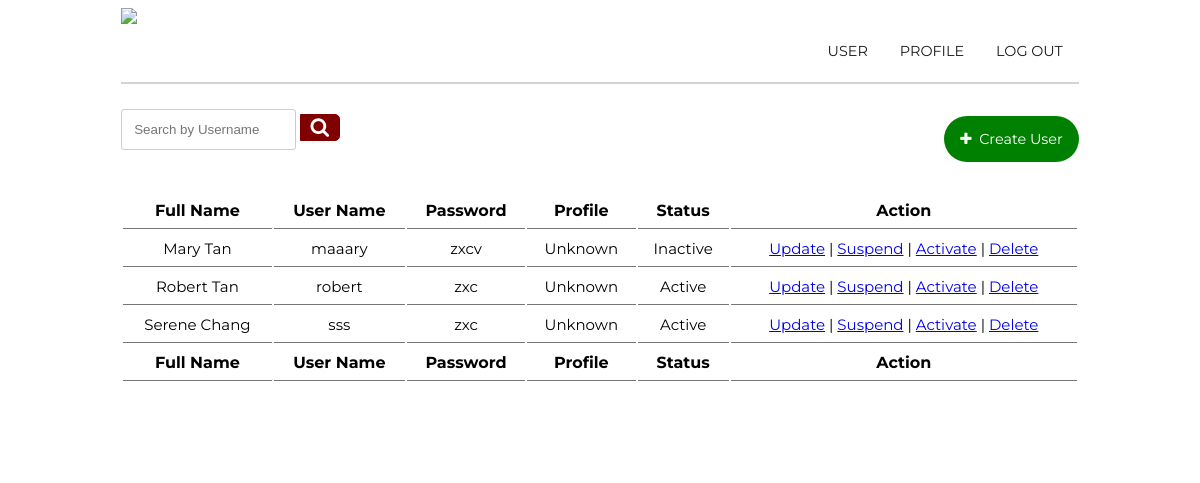
The page /Boundary/SystemAdmin/viewUserAccount.php on the database as committed earlier.
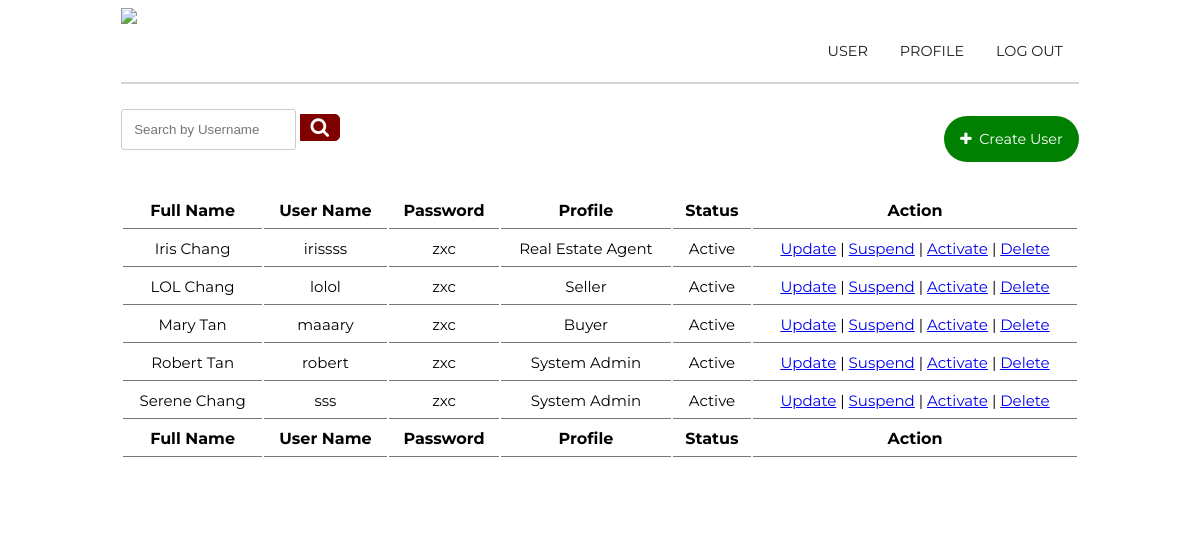
The same page on the database as committed later.
### tables this page shows
CREATE TABLE `users` (
  `user_id` int(10) NOT NULL,
  `user_fullname` varchar(20) NOT NULL,
  `username` varchar(20) NOT NULL,
  `password` varchar(20) NOT NULL,
  `user_status` varchar(50) NOT NULL DEFAULT 'Active',
  `user_profile` int(10) NOT NULL DEFAULT 1
);

### config.php (called while the page is built, shortened)
<?php
class DB {
  function __construct() {
      $this->conn = mysqli_connect(HOST, USER, PASS, DB);
  }
}
?>

### Entity/userAccount.php (called while the page is built, shortened)
<?php
include_once(__DIR__ . "/../config.php");
class UserAccount
{
    public function viewUserAccount(): array
    {
        $conn = mysqli_connect(HOST, USER, PASS, DB);
        $query = "SELECT * FROM users ORDER BY username ASC";
        $result = mysqli_query($conn, $query);
        $userAccounts = array();
        if ($result) {
            while ($res = mysqli_fetch_array($result)) {
                $userAccount = array();
                $userAccount['user_id'] = $res['user_id'];
                $userAccount['user_fullname'] = $res['user_fullname'];
                $userAccount['username'] = $res['username'];
                $userAccount['password'] = $res['password'];
                $userAccount['user_status'] = $res['user_status'];
                $userAccount['user_profile'] = $res['user_profile'];
                $userAccounts[] = $userAccount;
            }
        }
        return $userAccounts;
    }
}

### Controller/SystemAdmin/viewUserAccountController.php (called while the page is built)
<?php
include_once("../../Entity/UserAccount.php");
class viewUserAccountController
{
    public function viewUserAccount(): array
    {
        $vua = new UserAccount();
        $results = $vua->viewUserAccount();
        return $results;
    }
}

### Boundary/SystemAdmin/viewUserAccount.php (the view, shortened to what this page needs)
<?php
include_once("../../Controller/SystemAdmin/viewUserAccountController.php");
$userAccountController = new viewUserAccountController();
$userAccount = $userAccountController->viewUserAccount();
function getProfileName($profileId) {
    $profiles = [
        1 => 'System Admin',
        2 => 'Real Estate Agent',
        3 => 'Seller',
        4 => 'Buyer'
    ];
    return isset($profiles[$profileId]) ? $profiles[$profileId] : 'Unknown';
}
?>
<!DOCTYPE html>
<html>
<head>
    <link rel="stylesheet" href="../../css/ua_style.css">
    <link rel="stylesheet" href="https://cdnjs.cloudflare.com/ajax/libs/font-awesome/4.7.0/css/font-awesome.min.css">
</head>
<body>
    <div class="white-box">
        <section>
            <div class="navbar">
                <a href="viewUserAccount.php"><img src="../../img/logo.jpg"  style="width: 200px; height: auto;" ></a>
                <div class="topnav">
                    <a href="../../index.php">LOG OUT</a>
                    <a href="viewUserProfile.php">PROFILE</a>
                    <a href="viewUserAccount.php">USER</a>
                </div>
            </div>
        </section>
        <hr>
        <br>
        <br>
        <div class="container1" style="margin-top: -3%; margin-bottom: 3%; ">
            <div class="search">
                <form method="POST">
                    <div class="search-bar">
                        <input type="text" class="searchTerm" name="search" placeholder="Search by Username" style="height:100%; width:60%; margin-top: -5%;">
                        <button type="submit" class="searchButton" style="margin-top: -5%;">
                            <i class="fa fa-search"></i>
                        </button>
                    </div>
                </form>
            </div>
            <div class="topnav" style="margin-top: 1%;">
                <a1 onclick="location.href='createUserAccount.php';" style="margin-left: 5%;">
                    <i class="fa fa-plus" aria-hidden="true"></i>&nbsp;&nbsp;Create User
                </a1>
            </div>
        </div>
        <table id="profileTable" class="RRtable" style="width:100%">
            <thead>
                <tr>
                    <th>Full Name</th>
                    <th>User Name</th>
                    <th>Password</th>
                    <th>Profile</th>
                    <th>Status</th>
                    <th>Action</th>
                </tr>
            </thead>
            <tbody>
                <?php foreach ($userAccount as $user) { ?>
                    <tr>
                        <td><?php echo $user['user_fullname']; ?></td>
                        <td><?php echo $user['username']; ?></td>
                        <td><?php echo $user['password']; ?></td>
                        <td><?php echo getProfileName($user['user_profile']); ?></td>
                        <td><?php echo $user['user_status']; ?></td>
                        <td>
                            <a href="updateUserAccount.php?user_id=<?php echo $user['user_id']; ?>&user_fullname=<?php echo $user['user_fullname']; ?>&username=<?php echo $user['username']; ?>&password=<?php echo $user['password']; ?>&user_profile=<?php echo $user['user_profile']; ?>">Update</a> |
                            <a href="suspendUserAccount.php?user_id=<?php echo $user['user_id']; ?>&suspend_success=true" onClick="return confirm('Are you sure you want to suspend?')">Suspend</a> |
                            <a href="activateUserAccount.php?user_id=<?php echo $user['user_id']; ?>&activate_success=true" onClick="return confirm('Are you sure you want to activate?')">Activate</a> |
                            <a href="deleteUserAccount.php?user_id=<?php echo $user['user_id']; ?>&delete_success=true" onClick="return confirm('Are you sure you want to delete?')">Delete</a>
                        </td>
                    </tr>
                <?php } ?>
            </tbody>
            <tfoot>
                <tr>
                    <th>Full Name</th>
                    <th>User Name</th>
                    <th>Password</th>
                    <th>Profile</th>
                    <th>Status</th>
                    <th>Action</th>
                </tr>
            </tfoot>
        </table>
        <br>
    </div>
</body>
</html>

### CSS/ua_style.css (style rules this page uses)
.topnav { overflow: hidden; }
.topnav a { float: right; color: #1e1d1d; text-align: center; padding: 14px 16px; text-decoration: none; font-size: 90%; font-family: 'Montserrat', sans-serif; }
.topnav a1 { float: right; color: #ffffff; background-color: green; text-align: center; padding: 14px 16px; text-decoration: none; font-size: 90%; font-family: 'Montserrat', sans-serif; border-radius: 25px; }
.container1 { display: grid; align-items: center; grid-template-columns: 30ch auto; column-gap: 10%; padding-top: 1%; }
.white-box { background-color: white; color: black; padding-left: 5%; padding-right: 5%; padding-bottom: 5%; }
body { padding-top: 0%; padding-bottom:0%; padding-left: 5%; padding-right: 5%; background-image: url("Images/background.jpg"); overflow: auto; overflow-x: hidden; font-family: 'Montserrat', sans-serif; }
form { display: inline-block; }
table { border-collapse: separate; }
td, th { padding-left: 1.5%; padding-right: 1.5%; padding-bottom: 1.5%; text-align: center; padding: 8px; border-bottom: 1px solid #777; }
td { font-size:15px; }
input[type=text] { width: 200%; margin-bottom: 20px; padding: 12px; border: 1px solid #ccc; border-radius: 3px; }
hr { border: 1px solid lightgrey; }
.search { width: 100%; position: relative; display: flex; height: 36px; }
.searchTerm { width: 100%; border: 3px solid #800000; border-right: none; padding: 5px; height: 20px; border-radius: 5px 0 0 5px; outline: #800000; color: #800000; height: 25%; }
.searchButton { width: 40px; height: 100%; border: 1px solid #800000; background: #800000; text-align: center; color: #fff; border-radius: 0 5px 5px 0; cursor: pointer; font-size: 20px; }

Rows that differ between the two databases and show on the page:
added users: user_fullname "Iris Chang", username "irissss", password "zxc", user_profile "Real Estate Agent", user_status "Active"
added users: user_fullname "LOL Chang", username "lolol", password "zxc", user_profile "Seller", user_status "Active"
changed users "Mary Tan": password "zxcv" → "zxc"; user_profile "Unknown" → "Buyer"; user_status "Inactive" → "Active"
changed users "Robert Tan": user_profile "Unknown" → "System Admin"
changed users "Serene Chang": user_profile "Unknown" → "System Admin"
